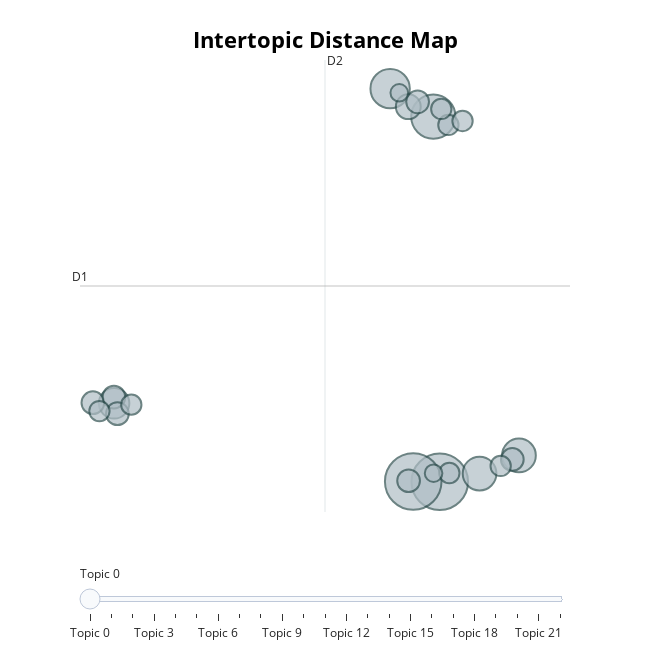

Notebook code for this chart:
### Markdown cell above
# Visualization

### Code cell
# run this cell to visualize the topics
grph2 = topic_model.visualize_topics()
grph2

### Figure 1 — Plotly figure (JSON) as saved in the notebook; plotly's stock layout.template omitted (floating-point values rounded to 4 significant figures)
{"data": [{"customdata": [[0, "world | new | years | people | year", 31], [1, "america | people | new | americans | american", 31], [2, "states | government | united | public | congress", 19], [3, "states | government | united | department | congress", 15], [4, "government | work | public | congress | great", 11], [5, "world | nations | soviet | peace | economic", 11], [6, "states | government | united | congress | great", 9], [7, "states | government | constitution | country | general", 6], [8, "government | states | statute | law | united", 5], [9, "national | federal | reduction | public | ought", 5], [10, "america | americans | security | people | iraq", 5], [11, "provision | united | public | proper | states", 5], [12, "states | government | public | united | subject", 5], [13, "gold | government | states | united | congress", 5], [14, "year | states | government | united | congress", 4], [15, "treaty | united | states | spain | year", 4], [16, "government | states | united | year | congress", 4], [17, "world | free | war | great | nations", 4], [18, "war | shall | government | congress | present", 4], [19, "congress | states | year | june | government", 4], [20, "states | government | united | constitution | congress", 4], [21, "world | economic | faith | nation | nations", 3], [22, "public | states | government | united | france", 3]], "hovertemplate": "<b>Topic %{customdata[0]}</b><br>%{customdata[1]}<br>Size: %{customdata[2]}", "legendgroup": "", "marker": {"color": "#B0BEC5", "line": {"color": "DarkSlateGrey", "width": 2}, "size": [31, 31, 19, 15, 11, 11, 9, 6, 5, 5, 5, 5, 5, 5, 4, 4, 4, 4, 4, 4, 4, 3, 3], "sizemode": "area", "sizeref": 0.01937, "symbol": "circle"}, "mode": "markers", "name": "", "orientation": "v", "showlegend": false, "type": "scatter", "x": [6.205, 5.574, 6.052, 5.025, 8.088, 7.151, -1.537, 5.457, -2.041, 7.93, 5.464, -1.541, 5.679, -1.458, -1.128, 6.41, -1.886, 6.433, 7.653, 6.746, 6.241, 6.058, 5.243], "xaxis": "x", "y": [-8.83, -8.821, 7.134, 8.356, -7.681, -8.473, -5.402, 7.569, -5.377, -7.858, -8.788, -5.128, 7.781, -5.855, -5.46, 6.769, -5.74, -8.45, -8.139, 6.943, 7.468, -8.457, 8.174], "yaxis": "y"}], "layout": {"annotations": [{"showarrow": false, "text": "D1", "x": -2.348, "y": -0.2728, "yshift": 10}, {"showarrow": false, "text": "D2", "x": 3.477, "xshift": 10, "y": 9.609}], "height": 650, "hoverlabel": {"bgcolor": "white", "font": {"family": "Rockwell", "size": 16}}, "legend": {"itemsizing": "constant", "tracegroupgap": 0}, "margin": {"t": 60}, "shapes": [{"line": {"color": "#CFD8DC", "width": 2}, "type": "line", "x0": 3.477, "x1": 3.477, "y0": -10.15, "y1": 9.609}, {"line": {"color": "#9E9E9E", "width": 2}, "type": "line", "x0": -2.348, "x1": 9.301, "y0": -0.2728, "y1": -0.2728}], "sliders": [{"active": 0, "pad": {"t": 50}, "steps": [{"args": [{"marker.color": [["red", "#B0BEC5", "#B0BEC5", "#B0BEC5", "#B0BEC5", "#B0BEC5", "#B0BEC5", "#B0BEC5", "#B0BEC5", "#B0BEC5", "#B0BEC5", "#B0BEC5", "#B0BEC5", "#B0BEC5", "#B0BEC5", "#B0BEC5", "#B0BEC5", "#B0BEC5", "#B0BEC5", "#B0BEC5", "#B0BEC5", "#B0BEC5", "#B0BEC5"]]}], "label": "Topic 0", "method": "update"}, {"args": [{"marker.color": [["#B0BEC5", "red", "#B0BEC5", "#B0BEC5", "#B0BEC5", "#B0BEC5", "#B0BEC5", "#B0BEC5", "#B0BEC5", "#B0BEC5", "#B0BEC5", "#B0BEC5", "#B0BEC5", "#B0BEC5", "#B0BEC5", "#B0BEC5", "#B0BEC5", "#B0BEC5", "#B0BEC5", "#B0BEC5", "#B0BEC5", "#B0BEC5", "#B0BEC5"]]}], "label": "Topic 1", "method": "update"}, {"args": [{"marker.color": [["#B0BEC5", "#B0BEC5", "red", "#B0BEC5", "#B0BEC5", "#B0BEC5", "#B0BEC5", "#B0BEC5", "#B0BEC5", "#B0BEC5", "#B0BEC5", "#B0BEC5", "#B0BEC5", "#B0BEC5", "#B0BEC5", "#B0BEC5", "#B0BEC5", "#B0BEC5", "#B0BEC5", "#B0BEC5", "#B0BEC5", "#B0BEC5", "#B0BEC5"]]}], "label": "Topic 2", "method": "update"}, {"args": [{"marker.color": [["#B0BEC5", "#B0BEC5", "#B0BEC5", "red", "#B0BEC5", "#B0BEC5", "#B0BEC5", "#B0BEC5", "#B0BEC5", "#B0BEC5", "#B0BEC5", "#B0BEC5", "#B0BEC5", "#B0BEC5", "#B0BEC5", "#B0BEC5", "#B0BEC5", "#B0BEC5", "#B0BEC5", "#B0BEC5", "#B0BEC5", "#B0BEC5", "#B0BEC5"]]}], "label": "Topic 3", "method": "update"}, {"args": [{"marker.color": [["#B0BEC5", "#B0BEC5", "#B0BEC5", "#B0BEC5", "red", "#B0BEC5", "#B0BEC5", "#B0BEC5", "#B0BEC5", "#B0BEC5", "#B0BEC5", "#B0BEC5", "#B0BEC5", "#B0BEC5", "#B0BEC5", "#B0BEC5", "#B0BEC5", "#B0BEC5", "#B0BEC5", "#B0BEC5", "#B0BEC5", "#B0BEC5", "#B0BEC5"]]}], "label": "Topic 4", "method": "update"}, {"args": [{"marker.color": [["#B0BEC5", "#B0BEC5", "#B0BEC5", "#B0BEC5", "#B0BEC5", "red", "#B0BEC5", "#B0BEC5", "#B0BEC5", "#B0BEC5", "#B0BEC5", "#B0BEC5", "#B0BEC5", "#B0BEC5", "#B0BEC5", "#B0BEC5", "#B0BEC5", "#B0BEC5", "#B0BEC5", "#B0BEC5", "#B0BEC5", "#B0BEC5", "#B0BEC5"]]}], "label": "Topic 5", "method": "update"}, {"args": [{"marker.color": [["#B0BEC5", "#B0BEC5", "#B0BEC5", "#B0BEC5", "#B0BEC5", "#B0BEC5", "red", "#B0BEC5", "#B0BEC5", "#B0BEC5", "#B0BEC5", "#B0BEC5", "#B0BEC5", "#B0BEC5", "#B0BEC5", "#B0BEC5", "#B0BEC5", "#B0BEC5", "#B0BEC5", "#B0BEC5", "#B0BEC5", "#B0BEC5", "#B0BEC5"]]}], "label": "Topic 6", "method": "update"}, {"args": [{"marker.color": [["#B0BEC5", "#B0BEC5", "#B0BEC5", "#B0BEC5", "#B0BEC5", "#B0BEC5", "#B0BEC5", "red", "#B0BEC5", "#B0BEC5", "#B0BEC5", "#B0BEC5", "#B0BEC5", "#B0BEC5", "#B0BEC5", "#B0BEC5", "#B0BEC5", "#B0BEC5", "#B0BEC5", "#B0BEC5", "#B0BEC5", "#B0BEC5", "#B0BEC5"]]}], "label": "Topic 7", "method": "update"}, {"args": [{"marker.color": [["#B0BEC5", "#B0BEC5", "#B0BEC5", "#B0BEC5", "#B0BEC5", "#B0BEC5", "#B0BEC5", "#B0BEC5", "red", "#B0BEC5", "#B0BEC5", "#B0BEC5", "#B0BEC5", "#B0BEC5", "#B0BEC5", "#B0BEC5", "#B0BEC5", "#B0BEC5", "#B0BEC5", "#B0BEC5", "#B0BEC5", "#B0BEC5", "#B0BEC5"]]}], "label": "Topic 8", "method": "update"}, {"args": [{"marker.color": [["#B0BEC5", "#B0BEC5", "#B0BEC5", "#B0BEC5", "#B0BEC5", "#B0BEC5", "#B0BEC5", "#B0BEC5", "#B0BEC5", "red", "#B0BEC5", "#B0BEC5", "#B0BEC5", "#B0BEC5", "#B0BEC5", "#B0BEC5", "#B0BEC5", "#B0BEC5", "#B0BEC5", "#B0BEC5", "#B0BEC5", "#B0BEC5", "#B0BEC5"]]}], "label": "Topic 9", "method": "update"}, {"args": [{"marker.color": [["#B0BEC5", "#B0BEC5", "#B0BEC5", "#B0BEC5", "#B0BEC5", "#B0BEC5", "#B0BEC5", "#B0BEC5", "#B0BEC5", "#B0BEC5", "red", "#B0BEC5", "#B0BEC5", "#B0BEC5", "#B0BEC5", "#B0BEC5", "#B0BEC5", "#B0BEC5", "#B0BEC5", "#B0BEC5", "#B0BEC5", "#B0BEC5", "#B0BEC5"]]}], "label": "Topic 10", "method": "update"}, {"args": [{"marker.color": [["#B0BEC5", "#B0BEC5", "#B0BEC5", "#B0BEC5", "#B0BEC5", "#B0BEC5", "#B0BEC5", "#B0BEC5", "#B0BEC5", "#B0BEC5", "#B0BEC5", "red", "#B0BEC5", "#B0BEC5", "#B0BEC5", "#B0BEC5", "#B0BEC5", "#B0BEC5", "#B0BEC5", "#B0BEC5", "#B0BEC5", "#B0BEC5", "#B0BEC5"]]}], "label": "Topic 11", "method": "update"}, {"args": [{"marker.color": [["#B0BEC5", "#B0BEC5", "#B0BEC5", "#B0BEC5", "#B0BEC5", "#B0BEC5", "#B0BEC5", "#B0BEC5", "#B0BEC5", "#B0BEC5", "#B0BEC5", "#B0BEC5", "red", "#B0BEC5", "#B0BEC5", "#B0BEC5", "#B0BEC5", "#B0BEC5", "#B0BEC5", "#B0BEC5", "#B0BEC5", "#B0BEC5", "#B0BEC5"]]}], "label": "Topic 12", "method": "update"}, {"args": [{"marker.color": [["#B0BEC5", "#B0BEC5", "#B0BEC5", "#B0BEC5", "#B0BEC5", "#B0BEC5", "#B0BEC5", "#B0BEC5", "#B0BEC5", "#B0BEC5", "#B0BEC5", "#B0BEC5", "#B0BEC5", "red", "#B0BEC5", "#B0BEC5", "#B0BEC5", "#B0BEC5", "#B0BEC5", "#B0BEC5", "#B0BEC5", "#B0BEC5", "#B0BEC5"]]}], "label": "Topic 13", "method": "update"}, {"args": [{"marker.color": [["#B0BEC5", "#B0BEC5", "#B0BEC5", "#B0BEC5", "#B0BEC5", "#B0BEC5", "#B0BEC5", "#B0BEC5", "#B0BEC5", "#B0BEC5", "#B0BEC5", "#B0BEC5", "#B0BEC5", "#B0BEC5", "red", "#B0BEC5", "#B0BEC5", "#B0BEC5", "#B0BEC5", "#B0BEC5", "#B0BEC5", "#B0BEC5", "#B0BEC5"]]}], "label": "Topic 14", "method": "update"}, {"args": [{"marker.color": [["#B0BEC5", "#B0BEC5", "#B0BEC5", "#B0BEC5", "#B0BEC5", "#B0BEC5", "#B0BEC5", "#B0BEC5", "#B0BEC5", "#B0BEC5", "#B0BEC5", "#B0BEC5", "#B0BEC5", "#B0BEC5", "#B0BEC5", "red", "#B0BEC5", "#B0BEC5", "#B0BEC5", "#B0BEC5", "#B0BEC5", "#B0BEC5", "#B0BEC5"]]}], "label": "Topic 15", "method": "update"}, {"args": [{"marker.color": [["#B0BEC5", "#B0BEC5", "#B0BEC5", "#B0BEC5", "#B0BEC5", "#B0BEC5", "#B0BEC5", "#B0BEC5", "#B0BEC5", "#B0BEC5", "#B0BEC5", "#B0BEC5", "#B0BEC5", "#B0BEC5", "#B0BEC5", "#B0BEC5", "red", "#B0BEC5", "#B0BEC5", "#B0BEC5", "#B0BEC5", "#B0BEC5", "#B0BEC5"]]}], "label": "Topic 16", "method": "update"}, {"args": [{"marker.color": [["#B0BEC5", "#B0BEC5", "#B0BEC5", "#B0BEC5", "#B0BEC5", "#B0BEC5", "#B0BEC5", "#B0BEC5", "#B0BEC5", "#B0BEC5", "#B0BEC5", "#B0BEC5", "#B0BEC5", "#B0BEC5", "#B0BEC5", "#B0BEC5", "#B0BEC5", "red", "#B0BEC5", "#B0BEC5", "#B0BEC5", "#B0BEC5", "#B0BEC5"]]}], "label": "Topic 17", "method": "update"}, {"args": [{"marker.color": [["#B0BEC5", "#B0BEC5", "#B0BEC5", "#B0BEC5", "#B0BEC5", "#B0BEC5", "#B0BEC5", "#B0BEC5", "#B0BEC5", "#B0BEC5", "#B0BEC5", "#B0BEC5", "#B0BEC5", "#B0BEC5", "#B0BEC5", "#B0BEC5", "#B0BEC5", "#B0BEC5", "red", "#B0BEC5", "#B0BEC5", "#B0BEC5", "#B0BEC5"]]}], "label": "Topic 18", "method": "update"}, {"args": [{"marker.color": [["#B0BEC5", "#B0BEC5", "#B0BEC5", "#B0BEC5", "#B0BEC5", "#B0BEC5", "#B0BEC5", "#B0BEC5", "#B0BEC5", "#B0BEC5", "#B0BEC5", "#B0BEC5", "#B0BEC5", "#B0BEC5", "#B0BEC5", "#B0BEC5", "#B0BEC5", "#B0BEC5", "#B0BEC5", "red", "#B0BEC5", "#B0BEC5", "#B0BEC5"]]}], "label": "Topic 19", "method": "update"}, {"args": [{"marker.color": [["#B0BEC5", "#B0BEC5", "#B0BEC5", "#B0BEC5", "#B0BEC5", "#B0BEC5", "#B0BEC5", "#B0BEC5", "#B0BEC5", "#B0BEC5", "#B0BEC5", "#B0BEC5", "#B0BEC5", "#B0BEC5", "#B0BEC5", "#B0BEC5", "#B0BEC5", "#B0BEC5", "#B0BEC5", "#B0BEC5", "red", "#B0BEC5", "#B0BEC5"]]}], "label": "Topic 20", "method": "update"}, {"args": [{"marker.color": [["#B0BEC5", "#B0BEC5", "#B0BEC5", "#B0BEC5", "#B0BEC5", "#B0BEC5", "#B0BEC5", "#B0BEC5", "#B0BEC5", "#B0BEC5", "#B0BEC5", "#B0BEC5", "#B0BEC5", "#B0BEC5", "#B0BEC5", "#B0BEC5", "#B0BEC5", "#B0BEC5", "#B0BEC5", "#B0BEC5", "#B0BEC5", "red", "#B0BEC5"]]}], "label": "Topic 21", "method": "update"}, {"args": [{"marker.color": [["#B0BEC5", "#B0BEC5", "#B0BEC5", "#B0BEC5", "#B0BEC5", "#B0BEC5", "#B0BEC5", "#B0BEC5", "#B0BEC5", "#B0BEC5", "#B0BEC5", "#B0BEC5", "#B0BEC5", "#B0BEC5", "#B0BEC5", "#B0BEC5", "#B0BEC5", "#B0BEC5", "#B0BEC5", "#B0BEC5", "#B0BEC5", "#B0BEC5", "red"]]}], "label": "Topic 22", "method": "update"}]}], "title": {"font": {"color": "Black", "size": 22}, "text": "<b>Intertopic Distance Map</b>", "x": 0.5, "xanchor": "center", "y": 0.95, "yanchor": "top"}, "width": 650, "xaxis": {"anchor": "y", "domain": [0, 1], "range": [-2.348, 9.301], "title": {"text": ""}, "visible": false}, "yaxis": {"anchor": "x", "domain": [0, 1], "range": [-10.15, 9.609], "title": {"text": ""}, "visible": false}}}
